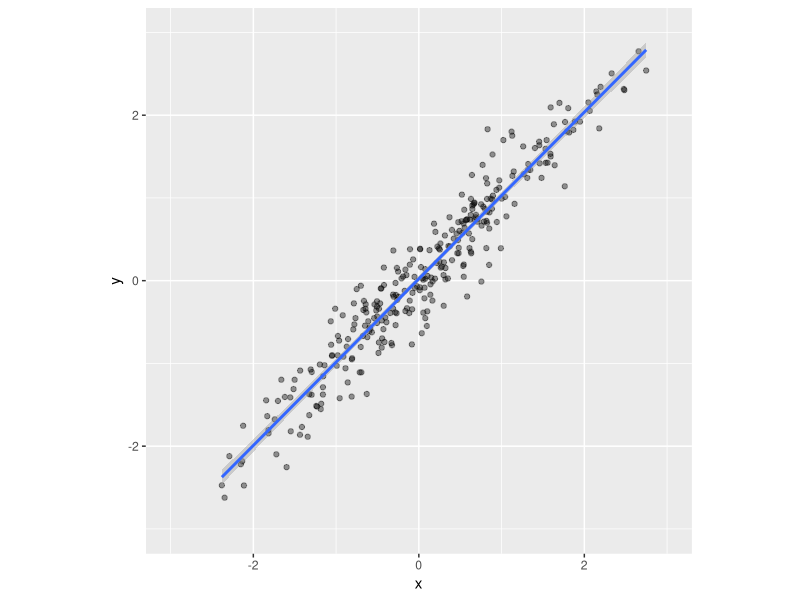
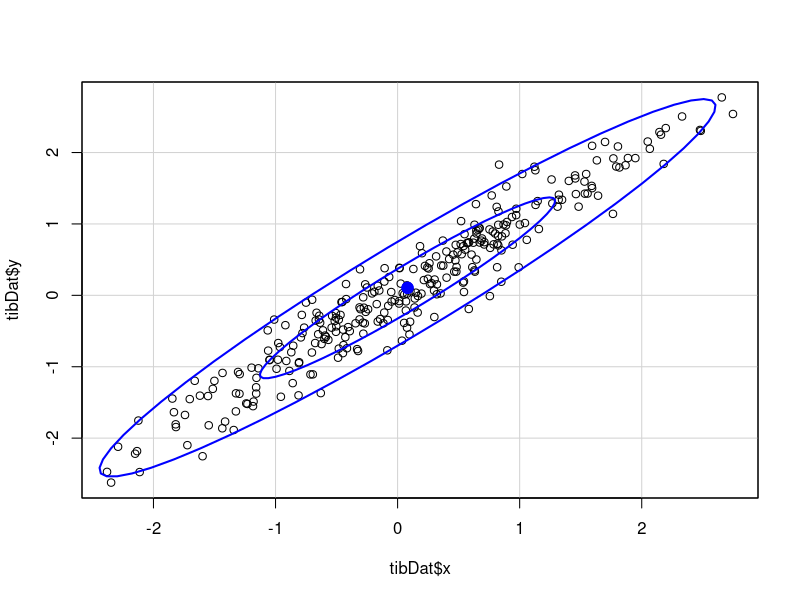
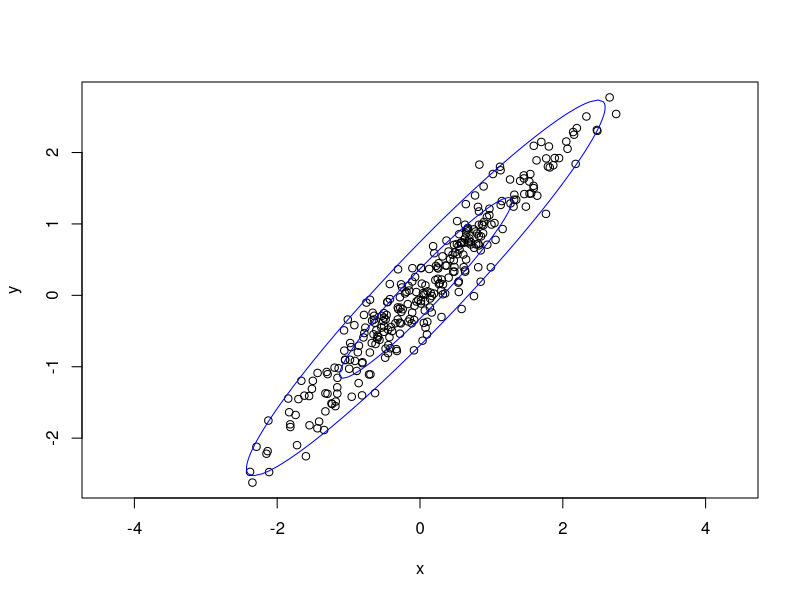
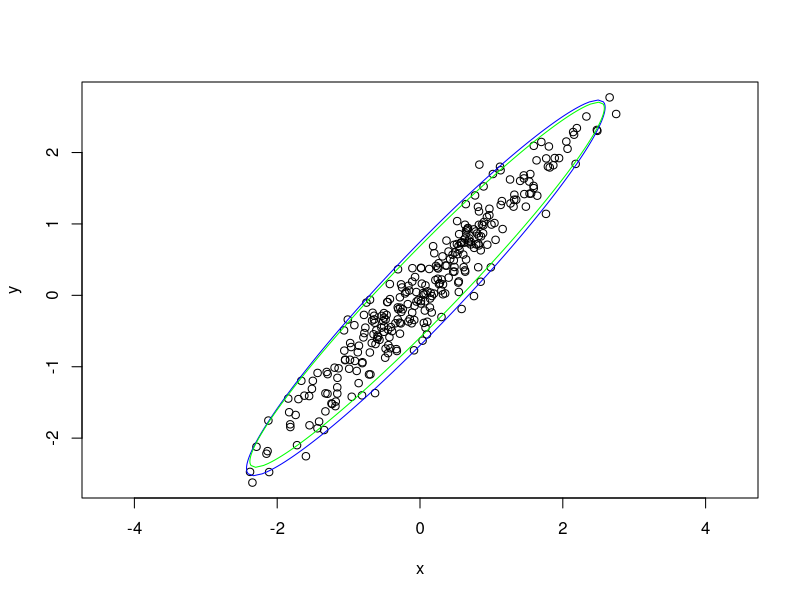
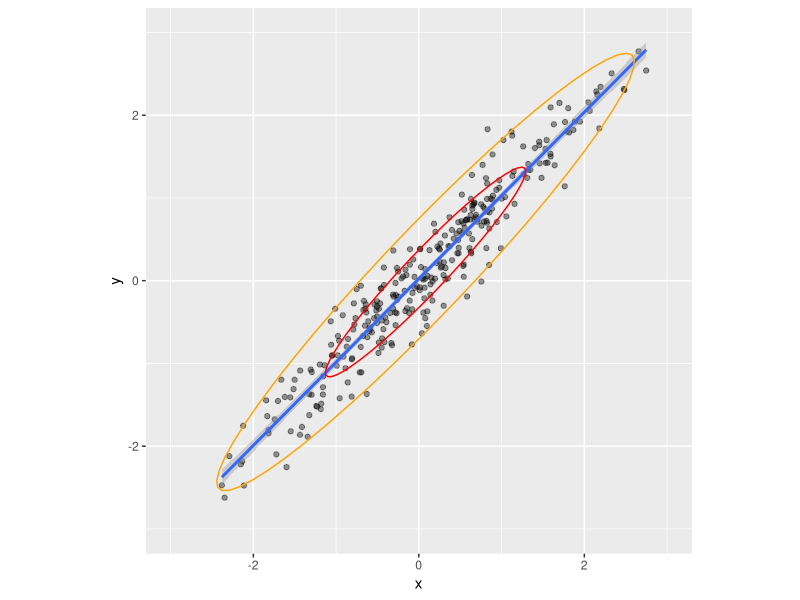
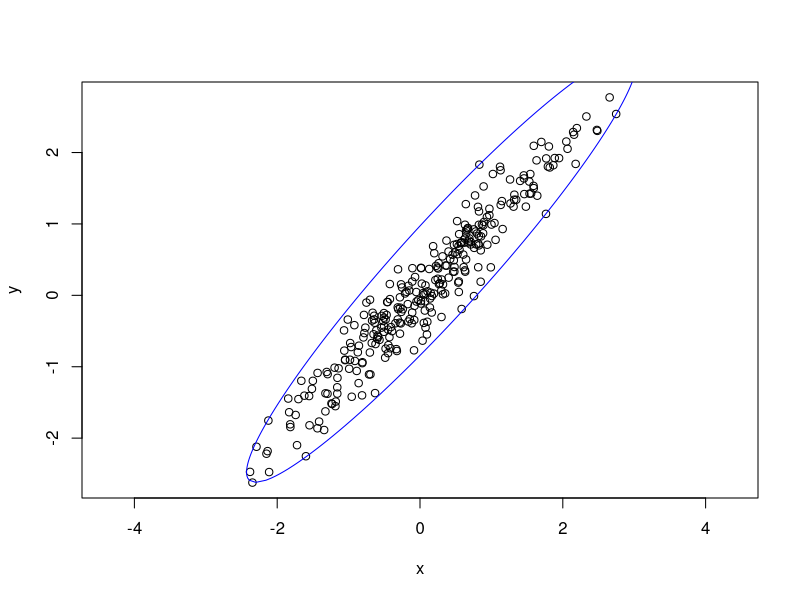
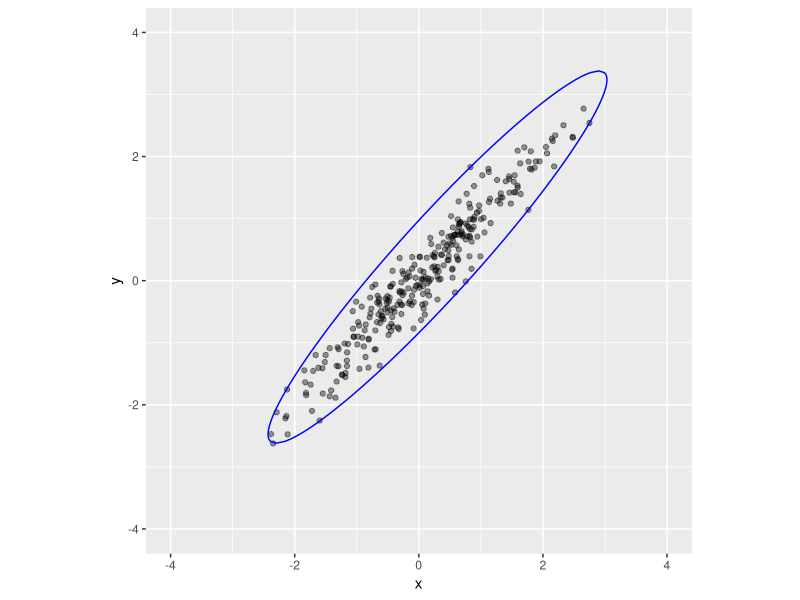
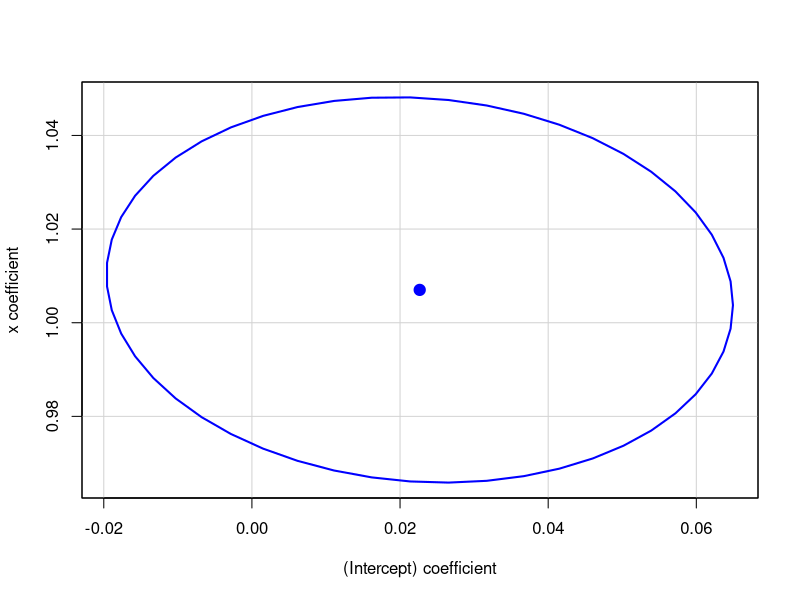

The R source for these figures, in order:
## ---- chunk 1
knitr::opts_chunk$set(echo = FALSE)
library(tidyverse)
## ---- chunk 2
set.seed(12345) # get replicability
valN <- 300 # sample size (doh!)
x <- rnorm(valN) # Gaussian distribution
y <- x + rnorm(valN, sd = .3) # create correlated y variable
bind_cols(x = x, y = y) -> tibDat # build into a tibble
## ---- chunk 3
### show the data
tibDat
## ---- chunk 4
### simple scattergram
ggplot(data = tibDat,
       aes(x = x, y = y)) +
  geom_point(alpha = .4) +
  geom_smooth(method = "lm") +
  xlim(c(-3, 3)) +
  ylim(c(-3, 3)) +
  coord_fixed(1)
## ---- chunk 5
car::dataEllipse(tibDat$x, tibDat$y) -> retDat # collect up data for the lines

# str(retDat)
### retDat is a list containing a mapping for the ellipses
### 50% ellipse points
retDat$`0.5` %>%
  as_tibble() -> tib50
### 95% ellipse points
retDat$`0.95` %>%
  as_tibble() -> tib95
## ---- chunk 6
tibDat %>%
  as.data.frame() %>%
  as.matrix() -> matDat

matCovLS <- cov(matDat)
vecMeans <- colMeans(matDat)
vecMeans <- colMeans(matDat)
### get 95% CI ellipse
d2.95 <- qchisq(0.95, df = 2)
cluster::ellipsoidPoints(matCovLS, d2.95, loc = vecMeans) -> matEllipseHull95
### and now 50%
d2.50 <- qchisq(0.5, df = 2)
cluster::ellipsoidPoints(matCovLS, d2.50, loc = vecMeans) -> matEllipseHull50

plot(matDat, asp = 1, xlim = c(-3, 3))
lines(matEllipseHull95, col="blue")
lines(matEllipseHull50, col="blue")
## ---- chunk 7
Cxy <- MASS::cov.rob(cbind(x,y))
cluster::ellipsoidPoints(Cxy$cov, d2 = d2.95, loc=Cxy$center) -> matEllipseHullRob

plot(matDat, asp = 1, xlim = c(-3, 3))
lines(matEllipseHull95, col="blue")
lines(matEllipseHullRob, col="green")
## ---- chunk 8
ggplot(data = tibDat,
       aes(x = x, y = y)) +
  geom_point(alpha = .4) +
  geom_smooth(method = "lm") +
  xlim(c(-3, 3)) +
  ylim(c(-3, 3)) +
  coord_fixed(1) +
  geom_path(data = tib50,
            aes(x = x, y = y), colour = "red") +
  geom_path(data = tib95,
            aes(x = x, y = y), colour = "orange") 
## ---- chunk 9
tibDat %>%
  as.data.frame() %>%
  as.matrix() -> matDat

cluster::ellipsoidhull(matDat) -> ellipseHull

plot(matDat, asp = 1, xlim = c(-3, 3))
lines(predict(ellipseHull), col="blue")
## ---- chunk 10
predict(ellipseHull) %>%
  as_tibble(.name_repair = "universal") %>%
  rename(x = `...1`) -> tibEllipseHullPath

ggplot(data = tibDat,
       aes(x = x, y = y)) +
  geom_point(alpha = .4) +
  xlim(c(-4, 4)) +
  ylim(c(-4, 4)) +
  coord_fixed(1) +
  geom_path(data = tibEllipseHullPath,
            aes(x = x, y = y), colour = "blue")
## ---- chunk 11
lm(y ~ x, data = tibDat)
## ---- chunk 12
car::confidenceEllipse(lm(y ~ x, data = tibDat))
## ---- chunk 13
ellipse::ellipse(lm(y ~ x, data = tibDat)) -> matEllipseEllipse
plot(ellipse::ellipse(lm(y ~ x, data = tibDat)), type = "l")
## ---- chunk 14
ellipse::ellipse(lm(y ~ x, data = tibDat)) -> matEllipseEllipse

### rather clumsy creation of tibble of parameters for ggplot
lm(y ~ x, data = tibDat)$coefficients -> vecLM
bind_cols(Intercept = vecLM[1], Slope = vecLM[2]) -> tibParms

### slightly nicer creation of tibble of the points on the ellipse
matEllipseEllipse %>%
  as_tibble() %>%
  rename(Intercept = `(Intercept)`,
         Slope = x) -> tmpTib

### plot those
ggplot(data = tmpTib,
       aes(x = Intercept, y = Slope)) +
  geom_path() +
  geom_point(data = tibParms,
             colour = "blue", 
             size = 3)
## ---- chunk 15
tibDat %>%
  mutate(xSqrd = x^2,
         ySqrd = y^2) -> tibDat

car::dataEllipse(tibDat$xSqrd, tibDat$ySqrd) -> retDat2 # collect up data for the lines

# str(retDat)
retDat2$`0.5` %>%
  as_tibble() -> tibSqrd50

retDat2$`0.95` %>%
  as_tibble() -> tibSqrd95

ggplot(data = tibDat,
       aes(x = xSqrd, y = ySqrd)) +
  geom_point(alpha = .4) +
  geom_smooth(method = "lm") +
  xlim(c(0, 9)) +
  ylim(c(0, 9)) +
  coord_fixed(1) +
  geom_path(data = tib50,
            aes(x = x, y = y), colour = "red") +
  geom_path(data = tib95,
            aes(x = x, y = y), colour = "orange")
## ---- chunk 16
car::confidenceEllipse(lm(ySqrd ~ xSqrd, data = tibDat))
## ---- chunk 17
ellipse::ellipse(lm(ySqrd ~ xSqrd, data = tibDat)) -> matEllipseEllipse2

### rather clumsy creation of tibble of parameters for ggplot
lm(ySqrd ~ xSqrd, data = tibDat)$coefficients -> vecLM2
bind_cols(Intercept = vecLM2[1], Slope = vecLM2[2]) -> tibParms2

### slightly nicer creation of tibble of the points on the ellipse
matEllipseEllipse2 %>%
  as_tibble() %>%
  rename(Intercept = `(Intercept)`,
         Slope = xSqrd) -> tmpTib2

### plot those
ggplot(data = tmpTib2,
       aes(x = Intercept, y = Slope)) +
  geom_path() +
  geom_point(data = tibParms2,
             colour = "blue", 
             size = 3)
